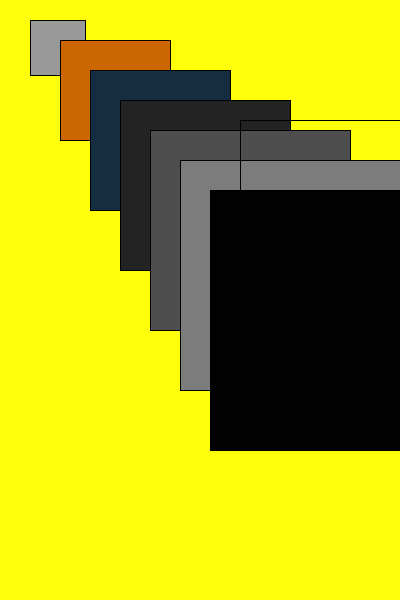
Frame 1 (no input)
Frame 60 (the mouse pressed at the canvas centre just before this capture): identical to frame 1, image omitted
Frame 120 (the mouse held since frame 60 and released just before this capture): identical to frame 1, image omitted

The Processing sketch that drew this single still picture (run headless with seeded random() and noise(); from frame 60 on, the mouse is pressed at the canvas centre):

// Processing sketch: processing_148354
// ── processing_148354.pde

void setup()
{
size(400, 600);
background(255, 255, 12);

}

void draw()
{
fill(153);
rect(30, 20, 55, 55);

fill(204, 102, 0);
rect(60, 40, 110, 100);

fill(20, 45, 64);
rect(90, 70, 140, 140);

fill(35);
rect(120, 100, 170, 170);

fill(78);
rect(150, 130, 200, 200);

fill(124);
rect(180, 160, 230, 230);

fill(2);
rect(210, 190, 260, 260);

fill(600);
rect(240, 120, 290, 290);

}
